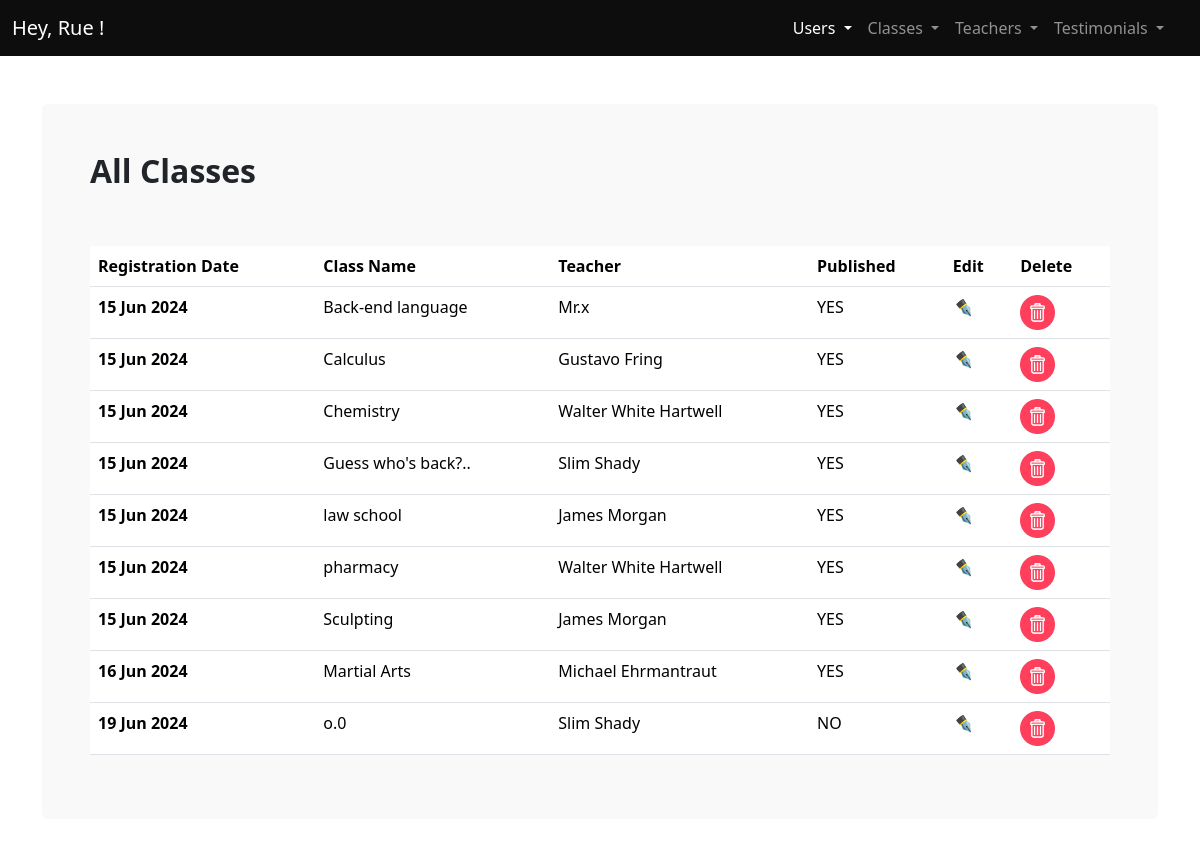
The page /admin/classes.php (signed in) on the database its author committed.
### tables this page shows
CREATE TABLE `classes` (
  `id` int(11) NOT NULL,
  `regDate` timestamp NOT NULL DEFAULT current_timestamp(),
  `name` varchar(100) NOT NULL,
  `price` float NOT NULL,
  `capacity` int(4) NOT NULL,
  `begAge` int(2) NOT NULL,
  `endAge` int(2) NOT NULL,
  `begTime` time NOT NULL,
  `endTime` time NOT NULL,
  `pub` tinyint(1) NOT NULL,
  `image` varchar(150) NOT NULL,
  `idtea` int(11) NOT NULL
);

CREATE TABLE `teachers` (
  `idtea` int(11) NOT NULL,
  `regDate` timestamp NOT NULL DEFAULT current_timestamp(),
  `fullname` varchar(100) NOT NULL,
  `Jobtitle` varchar(300) NOT NULL,
  `image` varchar(150) NOT NULL,
  `pub` tinytext NOT NULL COMMENT '0 blocked; 1 active'
);

### admin/classes.php (the view, shortened to what this page needs)
<?php
require_once "includes/conn.php";
$sql = "SELECT * FROM `classes`";
$stmt = $conn->prepare($sql);
$stmt->execute();
$classes = $stmt->fetchAll();
$sqltea = "SELECT * FROM `teachers`";
$stmttea = $conn->prepare($sqltea);
$stmttea->execute();
$teachers = $stmttea->fetchAll();
?>
<!DOCTYPE html>
<html lang="en">
  <head>
    <link rel="stylesheet" href="css/main.min.css" />
    <link rel="stylesheet" href="css/styles.css" />
  </head>
  <body>
    <main>
    <?php
      require_once "includes/NAVbar.php";
      ?>
      <div class="container my-5">
        <div class="bg-light p-5 rounded">
          <h2 class="fw-bold fs-2 mb-5 pb-2">All Classes</h2>
          <div class="table-responsive">
          <table class="table table-hover">
            <thead>
              <tr>
                <th scope="col">Registration Date</th>
                <th scope="col">Class Name</th>
                <th scope="col">Teacher</th>
                <th scope="col">Published</th>
                <th scope="col">Edit</th>
                <th scope="col">Delete</th>
              </tr>
            </thead>
            <tbody>
            <?php
            foreach ($classes as $class) {
              foreach ($teachers as $tea) {
                if ($class['idtea'] == $tea['idtea']) {
            ?>
              <tr>
              <th scope="row"><?php $date=date_create($class['regDate']); echo date_format($date,"d M Y"); ?></th>
                <td><?php echo $class['name'] ?></td>
                            <td value="<?php echo $class['idtea']?>"><?php echo $tea['fullname'] ?></td>
                <td><?php echo ($class['pub'] == 1) ? "YES" : "NO"; ?></td>
                <td><a href="Updateclass.php?id=<?php echo $class['id']?>" class="text-decoration-none"><i>✒️</i></a></td>
                <td><a href="includes/delclass.php?id=<?php echo $class['id'] ?>" class="text-decoration-none"  onclick="return confirm('¡WARNING! you are about to del !!!?')"><img src="../img/trash-bin.png" alt="" style="max-width: 35px"></a></td>
              </tr>
              <?php
              } } }
              ?>
            </tbody>
          </table>
        </div>
        </div>
      </div>
    </main>
  </body>
</html>

### rows shown on the page
classes: regDate "15 Jun 2024", name "Back-end language"
teachers: $class['idtea'] 0 (drawn), fullname "Mr.x", shows "YES"
classes: regDate "15 Jun 2024", name "Calculus"
teachers: $class['idtea'] 2 (drawn), fullname "Gustavo Fring", shows "YES"
classes: regDate "15 Jun 2024", name "Chemistry"
teachers: $class['idtea'] 1 (drawn), fullname "Walter White Hartwell", shows "YES"
classes: regDate "15 Jun 2024", name "Guess who's back?.."
teachers: $class['idtea'] 6 (drawn), fullname "Slim Shady", shows "YES"
classes: regDate "15 Jun 2024", name "law school"
teachers: $class['idtea'] 4 (drawn), fullname "James Morgan", shows "YES"
classes: regDate "15 Jun 2024", name "pharmacy"
classes: regDate "15 Jun 2024", name "Sculpting"
classes: regDate "16 Jun 2024", name "Martial Arts"
teachers: $class['idtea'] 3 (drawn), fullname "Michael Ehrmantraut", shows "YES"
classes: regDate "19 Jun 2024", name "o.0"
